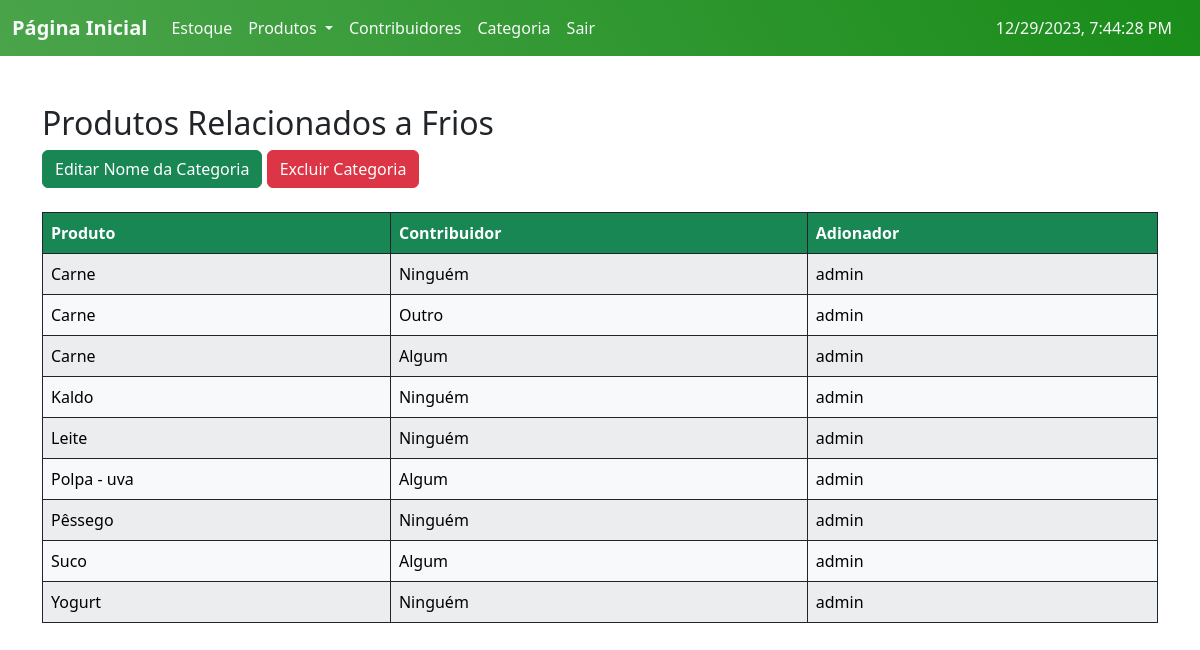
Before: /Categoria/2/ (signed in) with the older database file.
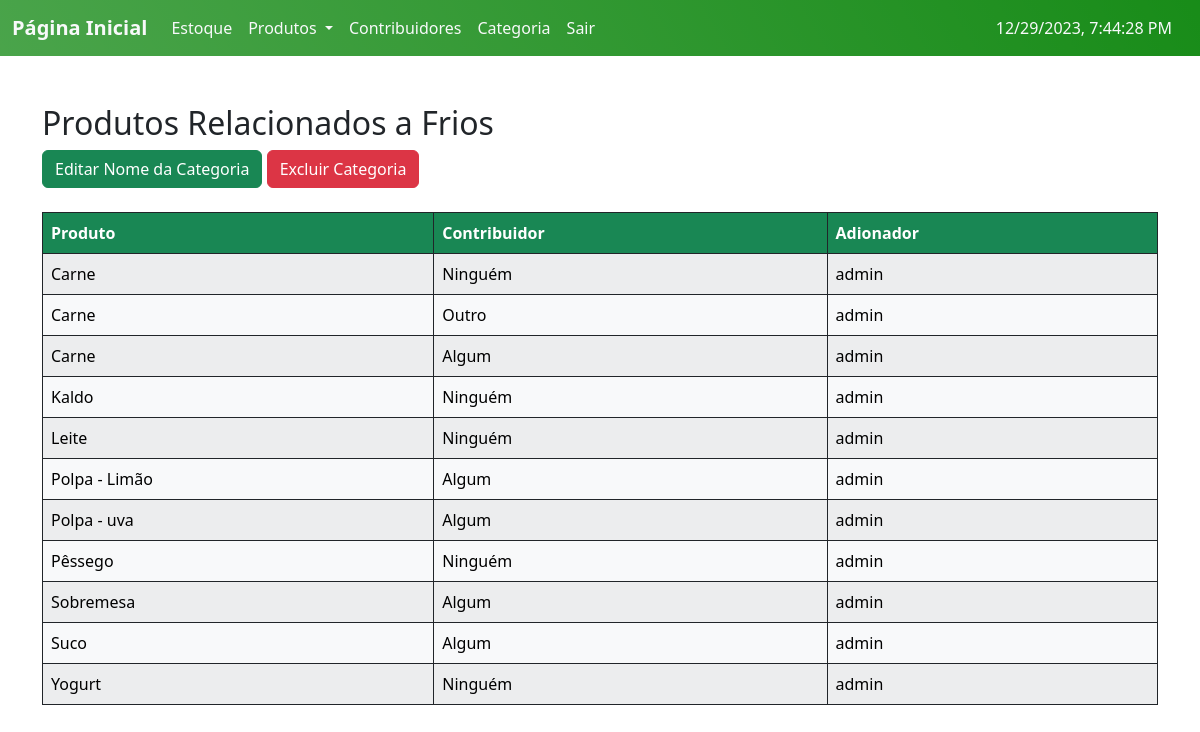
After: the same page with the newer database file.
### ABSJ/models.py (models this page shows, shortened)
class Produto(models.Model):
    user = models.ForeignKey(User, on_delete=models.CASCADE)
    categoria = models.ForeignKey(Categoria, on_delete=models.CASCADE, null=True)
    contribuidor = models.ForeignKey(Contribuidor, on_delete=models.CASCADE, null=True)
    produto = models.CharField(max_length=200)
    codigo = models.PositiveIntegerField(unique=True)
    estoque = models.PositiveIntegerField(default=0)
    validade = models.DateField()
    tempo_ultima_atualizacao = models.DateField(default=date.today)
    quantidade_dias = models.IntegerField(default=0)
    class Meta:
        ordering = ['produto']

class Contribuidor(models.Model):
    contribuidor = models.CharField(max_length=250, unique=True)
    tipocontribuidor = models.CharField(choices=CONTRIBUIDOR, max_length=10)
    tempo = models.DateField()
    tempo_ultima_atualizacao = models.DateField(default=date.today)
    quantidade_dias = models.PositiveIntegerField(default=0)
    observacoes = models.TextField(blank=True, null=True)
    class Meta:
        ordering = ['tempo']
    def __str__(self):
        return self.contribuidor

### ABSJ/views.py (the view)
# urls.py: path('Categoria/<int:id>/', v.categoria_Read, name='Categoria_read'),
@login_required
def categoria_Read(request, id):
    read_Cateogria = m.Categoria.objects.get(id=id)
    return render(request, 'read_Categoria.html', {'readCat':read_Cateogria})

### templates/read_Categoria.html (shortened to what this page needs)
{% extends 'home.html' %}
{% load static %}
{% block content %}
<div class="container mt-5">
    <h2 class="mb-2">Produtos Relacionados a {{ readCat.categoria }}</h2>
    {% if user.username == 'admin' %}
    <a href="{% url 'Categoria_update' id=readCat.id %}" class="btn btn-success mb-4">Editar Nome da Categoria</a>
    <a href="{% url 'Categoria_delete' id=readCat.id %}" class="btn btn-danger mb-4">Excluir Categoria</a>
    {% endif %}
    <div class="table-responsive">
        <table class="table table-striped table-bordered table-hover border-dark">
            <thead id="customTableHead" class="thead-dark">
                <tr>
                    <th scope="col">Produto</th>
                    <th scope="col">Contribuidor</th>
                    <th scope="col">Adionador</th>
                </tr>
            </thead>
            <tbody>
                {% for p in readCat.produto_set.all %}
                <tr class="table-light border-dark custom-links">
                    <td><a href="{% url 'Produto_read' id=p.id %}" class="specific-link">{{ p.produto }}</a></td>
                    <td><a href="{% url 'Contribuidor_read' id=p.contribuidor.id %}" class="specific-link">{{ p.contribuidor }}</a></td>
                    <td>{{ p.user }}</td>
                </tr>
                {% endfor %}
            </tbody>
        </table>
    </div>
</div>
{% endblock %}

Changed rows visible on the page:
added Produto: produto "Polpa - Limão", contribuidor "Algum", user "admin"
added Produto: produto "Sobremesa", contribuidor "Algum", user "admin"
